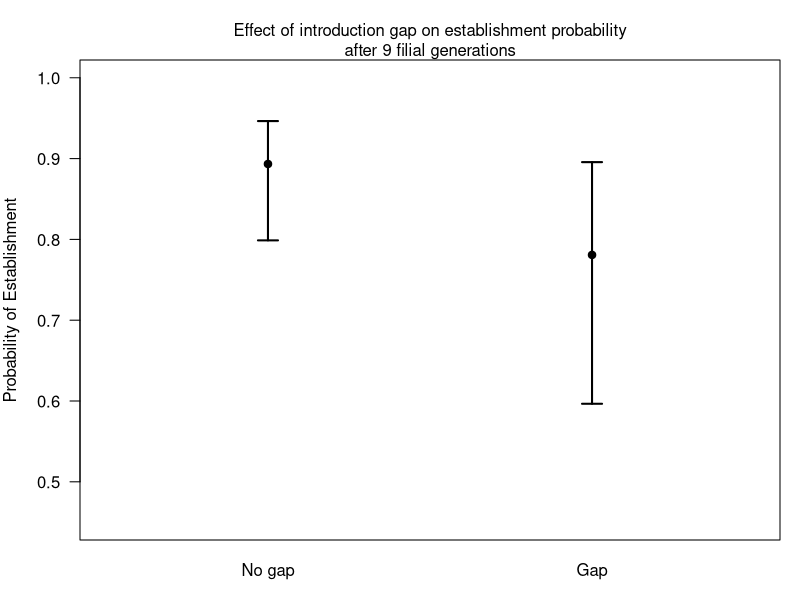

The R source for this figure: (Note: this script raises an error after producing the figure.)
#### Title: Extinction probability analysis ####
###
### Author: Michael Koontz
### Email: mikoontz@gmail.com
###
### Date Created: 20150502
### Penultimate Updated: 20160124 (Changed frame of reference from extinction to establishment)
### Last Updated: 20161120
###
#### Purpose: Use tidy extinction data to assess the probability of extinction depending on different covariates. ####
###
### There are 5 different analysis presented here. 

### The first uses generation 9 (the end of the experiment) as the fixed point where we assess whether or not a population has established.

### The second analysis uses generation 6 as the fixed point where we assess whether or not a population has established. Generation 6 is after all introductions have completed, but before we see the rapid decline in population abundance that may indicate an additional biological process is at work.

### The third analysis uses all generations after introductions are complete (5 through 9) and includes a random effect of population ID to account for the repeated measures. This analysis was halted early on due to an inability to fit the models to the data.

### The fourth analysis uses generation 5 as the fixed point where we assess whether or not a population has established. Generation 5 is the first generation after all introductions have completed for all populations.

### The fifth analysis uses a relative timepoint to measure extant/extinct. Here, we assess establishment 5 generations after the final introduction event for each introduction regime. Since the 20x1 introduction regime took 1 generation to implement (new individuals to a patch in generation P), we look at generation 5 (F5) for establishment. Since the 4x5 introduction regime took 5 generations to implement (new individuals to a patch in generations P, F1, F2, F3, F4), we look at generation 9 (F9) for establishment. This analysis preempts the counterargument that the fewer, larger introductions had more time to go extinct, thus we see they have a lower estimated establishment probability at any given absolute time point.

#### Load libraries, read data, and set it up for analysis ####
# Clear environment if necessary
# rm(list=ls())

library(lme4)
library(lsmeans)
library(multcompView)
library(tidyr)

b <- read.csv("data/clean-establishment-data.csv")
b$number <- as.factor(b$number)
b$block <- as.factor(b$block)
b$gap <- as.factor(b$gap)


##### Analysis 1: Extant/extinct assessment at generation 9 #####

#### Analysis 1: Assessing effect of the introduction gap ####

# Subset data to represent the only blocks and introduction treatments that COULD have experienced introduction gaps
gap.potential <- subset(b, subset=(block!=3)&(number%in%c(2,4)))

# We use a simple random effects structure here, because there is far less data in this subsetted dataset. Use extant assessment at generation 10 (9 full censuses after initial introduction).
m1 <- glmer(extant_5_after ~ number*environment*gap + (1 | block), data=gap.potential, family=binomial, control=glmerControl(optimizer="bobyqa"))

# Update the model fit to remove the 3-way interaction
m2 <- update(m1, formula= .~. - number:environment:gap)

anova(m1,m2) # LRT suggests model with 3-way interaction is not more likely than model with additive effect of gap. Drop 3-way interaction with gap.

m3 <- update(m2, formula= .~. -gap:environment)

anova(m2, m3) # LRT suggests model with interaction between gap and environment is not more likely than model without, so we drop the gap:environment interaction.

m4 <- update(m3, formula= .~. -gap:number)

anova(m3, m4) # LRT suggests model with interaction between gap and propagule number is not more likely than model without, so we drop the gap:number interaction.

m5 <- update(m4, formula= .~. -gap)

anova(m4, m5) # LRT suggests that the model with an additive effect of gap is NOT more likely than the model without, so we drop the effect of gap. Note this is DIFFERENT than the analysis where extant/extinct is assessed relative to when introductions finish.

#--------------------
#### Analysis 1: Plot effect (if any) of introduction gap ####
# Quick plot to show marginal effect of introduction gap (very overlapping CIs when looking at generation 9)
#--------------------
# Recall that plogis() has the effect of being an inverse logit function and qlogis() has the effect of being a logit function.

ls <- summary(lsmeans::lsmeans(m4, pairwise ~ as.factor(gap), adjust="none")$lsmeans)

cont <- lsmeans::lsmeans(m4, pairwise ~ as.factor(gap), adjust="none")$contrasts
cont.mu <- plogis(summary(cont)$estimate)
cont.SE <- c(plogis(summary(cont)$estimate - summary(cont)$SE), plogis(summary(cont)$estimate + summary(cont)$SE))
cont.SE

mu <- plogis(ls$lsmean)
CI <- rbind(plogis(ls$asymp.LCL), plogis(ls$asymp.UCL))

# pdf("Clean Plots/introduction gap effect.pdf", height=3.75, width=3.75)
par(mar=c(3,4,3,1))
plot(x=c(1,2), y=mu, ylim=c(0.45, 1), xlim=c(0.5,2.5), las=1, pch=19, xaxt="n", xlab=NA, ylab="Probability of Establishment")
axis(side=1, at=c(1,2), labels=c("No gap", "Gap"), tick=FALSE)
arrows(x0=c(1,2), y0=CI[1,], y1=CI[2,], code=3, length=0.1, angle=90, lwd=2)
# dev.off()

mtext(side=3, text="Effect of introduction gap on establishment probability\nafter 9 filial generations")

#-----------------------
# No need to trim the data to exclude those populations that experienced an introduction gap.
#-----------------------

# Subset to remove populations with an introduction gap
b.trim <- b

#-------------------
#### Analysis 1: Determining the random effects structure ####
### Test whether there are interactions between the covariates and the random effect of block
#-------------------

# The 'keep it maximal' random effects structure; Possibly too many parameters to justify this approach.
m5a <- glmer(extant_5_after ~ number*environment + (number*environment | block), data=b.trim, family=binomial, control=glmerControl(optimizer="bobyqa"))

m5b <- update(m5a, formula= .~ number*environment + (number + environment | block))

anova(m5a, m5b) # Doesn't appear to be a three way interaction bw number, environment, and block.

m5c <- update(m5b, formula= . ~ number*environment + (number | block))

anova(m5b, m5c) # No interaction between block and environment

m5d <- update(m5c, formula= . ~ number*environment + (environment | block))

anova(m5c, m5d) # No interaction between block and number

# There appear to be no interactions between block and the fixed covariates, so we use a simple random intercept structure for the random effect of temporal block.

#----------------
#### Analysis 1: Influence of fixed effects ####
#----------------

# Use LRT tests to guide interpretation, but all fixed effects will remain in the model in the end
m6 <- glmer(extant_5_after ~ number*environment + (1 | block), data=b.trim, family=binomial, control=glmerControl(optimizer="bobyqa"))

m7 <- update(m6, formula= .~. - number:environment)

anova(m6, m7) # Doesn't appear to be an interaction between propagule number and environmental stability

m8 <- update(m7, formula= .~. -environment)

anova(m7, m8) # Environment doesn't seem to affect extinction probability

m9 <- update(m8, formula= .~. -number)

anova(m8, m9) # Propagule number seems to be very important for extinction probability

# The final model which includes all fixed effects and uses the trimmed dataset without populations that experienced a gap in the introduction period
final <- m6
#### Analysis 1: Interpretation and contrasts ####

results <- lsmeans::lsmeans(final, pairwise ~ number, adjust="none")
results
posthoc <- summary(results$lsmeans)

sig_letters <- lsmeans::cld(results, Letters = letters)$.group[order(cld(results)$number)]
xvals <- 1:length(posthoc$lsmean)
min_y <- min(plogis(posthoc$asymp.LCL))

plot(x = xvals, y=plogis(posthoc$lsmean), 
     ylim=c(min_y, 1.0), 
     xlim = range(xvals) + c(-0.5, 0.5), 
     las=1, 
     pch=19, 
     xaxt="n", 
     xlab="Introduction regime", 
     ylab="Establishment probability", 
     col=cols, 
     bty="L")

# cols <- c("dodgerblue", "brown1", "gold", "green")
cols <- "black"

axis(side=1, 
     at = xvals, 
     labels = c("20x1","10x2","5x4","4x5"), 
     tick = FALSE)

arrows(x0 = xvals, 
       y0 = plogis(posthoc$asymp.LCL), 
       y1 = plogis(posthoc$asymp.UCL), 
       code = 3, 
       length = 0.1, 
       angle = 90, 
       lwd = 2,
       col = cols)

text(x = 1:4, y = 1.02, labels = sig_letters)

mtext(side=3, 
      text="Effect of propagule number on extinction probability\nafter 9 filial generations", 
      line = 2)
#### Analysis 1: Effect of temporary extinctions ####

bb <- subset(b.trim, subset=number %in% c(2,4,5))
bb$temp <- ifelse(bb$temp.extinctions > 0, yes=TRUE, no=FALSE)
bb$temp <- as.factor(bb$temp)

sum(b.trim$extinctafter9) / nrow(b.trim)
# Total extinct through 9 generations: 150/917 = 0.164
sum(b.trim$extinct5after) / nrow(b.trim)
# Total extinct 5 generations after final intro: 108/917 = 0.1178

sum(b.trim$temp.extinctions > 0) / nrow(bb)
# Temporary extinction before new introduction: 115/677 = 0.1699
sum(b.trim$temp.extinctions > 1) / nrow(bb)
# Temporarily extinct twice before new introduction: 13/677 = 0.0192
sum(b.trim$temp.extinctions > 2) / nrow(bb)
# Temporarily extinct thrice before new introduction: 1/677 = 0.00148

dim(bb)

# Proportion extant at end of experiment
aggregate(extant_5_after ~ temp + number, FUN=mean, data=bb) 
aggregate(loss ~ number, FUN=mean, data=bb)
aggregate(temp.extinctions ~ number, FUN=sum, data=bb)

tempA <- glmer(extant_5_after ~ number*environment + loss + (1 | block), data=bb, family=binomial, control=glmerControl(optimizer="bobyqa"))

tempB <- glmer(extant_5_after ~ number*environment + (1 | block), data=bb, family=binomial, control=glmerControl(optimizer="bobyqa"))

anova(tempA, tempB)
summary(tempA)

# No significant effect of temporary extinction versus not
# Significant effect of AMOUNT of loss. More genetic inputs lost meant a higher extinction probability


##### Analysis 2: Extant/extinct assessment at generation 6 #####

#### Analysis 2: Assessing effect of the introduction gap ####
# Subset data to represent the only blocks and introduction treatments that COULD have experienced introduction gaps
gap.potential <- subset(b, subset=(block!=3)&(number%in%c(2,4)))

# We use a simple random effects structure here, because there is far less data in this subsetted dataset. Use extant assessment at generation 6.
m1 <- glmer(extant6 ~ number*environment*gap + (1 | block), data=gap.potential, family=binomial, control=glmerControl(optimizer="bobyqa"))
# Model fails to converge...

# Update the model fit to remove the 3-way interaction
m2 <- update(m1, formula= .~. - number:environment:gap)
# This model is nearly unidentifiable.

anova(m1,m2) # LRT suggests model with 3-way interaction is not more likely than model with additive effect of gap. Drop 3-way interaction with gap. Also, the previous model failed to converge so really we'll "start" with the model that doesn't have the 3-way interaction

m3 <- update(m2, formula= .~. -gap:environment)

anova(m2, m3) # LRT suggests model with interaction between gap and environment is not more likely than model without, so we drop the gap:environment interaction. Also, m2 and m3 didn't fit without a Warning about degenerate Hessians.

m4 <- update(m3, formula= .~. -gap:number) # This is the first model that fits without throwing a Warning message. Let's use this as the fullest model.

anova(m3, m4) # LRT suggests model with interaction between gap and propagule number IS more likely than the model without, so we have to deal with this.

#--------------------
#### Analysis 2: Plot effect (if any) of introduction gap ####
# Quick plot to show marginal effect of introduction gap (very overlapping CIs when looking at generation 9)
#--------------------
# Recall that plogis() has the effect of being an inverse logit function and qlogis() has the effect of being a logit function.

ls <- summary(lsmeans::lsmeans(m4, pairwise ~ as.factor(gap) + number, adjust="none")$lsmeans)

cont <- lsmeans::lsmeans(m4, pairwise ~ as.factor(gap) + number, adjust="none")$contrasts
cont.mu <- plogis(summary(cont)$estimate)
cont.SE <- c(plogis(summary(cont)$estimate - summary(cont)$SE), plogis(summary(cont)$estimate + summary(cont)$SE))
cont.SE

mu <- plogis(ls$lsmean)
CI <- rbind(plogis(ls$asymp.LCL), plogis(ls$asymp.UCL))

# pdf("Clean Plots/introduction gap effect.pdf", height=3.75, width=3.75)
par(mar=c(5,4,2,1))
plot(x=1:4, y=mu, ylim=c(0.45, 1), xlim=c(0.5,4.5), las=1, pch=19, xaxt="n", xlab=NA, ylab="Probability of Establishment")
axis(side=1, at=1:4, labels=rep(c("No gap", "Gap"), times = 2), tick=FALSE)
mtext(side = 1, at = c(1.5, 3.5), text = c("10x2", "5x4"), line = 3)

arrows(x0=1:4, y0=CI[1,], y1=CI[2,], code=3, length=0.1, angle=90, lwd=2)
# dev.off()

mtext(side=3, text="Effect of introduction gap on establishment probability\nafter 6 generations")

#-----------------------
# We need to trim the data to exclude those populations that experienced an introduction gap.
#-----------------------

# Subset to remove populations with an introduction gap
b.trim <- b[b$gap == "FALSE", ]
# dim(b.trim) # 842 populations didn't experience an introduction gap.

#-------------------
#### Analysis 2: Determining the random effects structure ####
# Test whether there are interactions between the covariates and the random effect of block
#-------------------

# The 'keep it maximal' random effects structure; Possibly too many parameters to justify this approach.
m5a <- glmer(extant6 ~ number*environment + (number*environment | block), data=b.trim, family=binomial, control=glmerControl(optimizer="bobyqa"))

m5b <- update(m5a, formula= .~ number*environment + (number + environment | block)) # This is the most complicated random effects structure we can fit.

anova(m5a, m5b) # Doesn't appear to be a three way interaction bw number, environment, and block based on LRT, but we had trouble fitting the m5a model.

m5c <- update(m5b, formula= . ~ number*environment + (number | block))

anova(m5b, m5c) # No interaction between block and environment

m5d <- update(m5c, formula= . ~ number*environment + (environment | block))

anova(m5c, m5d) # No interaction between block and number

# There appear to be no interactions between block and the fixed covariates, so we use a simple random intercept structure for the random effect of temporal block.

#----------------
#### Analysis 2: Influence of fixed effects ####

# Use LRT tests to guide interpretation, but all fixed effects will remain in the model in the end
m6 <- glmer(extant6 ~ number + environment + number:environment + (1 | block), data=b.trim, family=binomial, control=glmerControl(optimizer="bobyqa"))

m7 <- update(m6, formula= .~. - number:environment)

anova(m6, m7) # Doesn't appear to be an interaction between propagule number and environmental stability

m8 <- update(m7, formula= .~. -environment)

anova(m7, m8) # Environment doesn't seem to affect extinction probability

m9 <- update(m8, formula= .~. -number)

anova(m8, m9) # Propagule number seems to be very important for extinction probability

# The final model which includes all fixed effects and uses the trimmed dataset without populations that experienced a gap in the introduction period
final <- m6
#### Analysis 2: Interpretation and contrasts ####

results <- lsmeans::lsmeans(final, pairwise ~ number, adjust="none")
results
posthoc <- summary(results$lsmeans)

sig_letters <- lsmeans::cld(results, Letters = letters)$.group[order(cld(results)$number)]
xvals <- 1:length(posthoc$lsmean)

plot(x = xvals, y=plogis(posthoc$lsmean), 
     ylim=c(0.7, 1.0), 
     xlim = range(xvals) + c(-0.5, 0.5), 
     las=1, 
     pch=19, 
     xaxt="n", 
     xlab="Introduction regime", 
     ylab="Establishment probability", 
     col=cols, 
     bty="L")

# cols <- c("dodgerblue", "brown1", "gold", "green")
cols <- "black"

axis(side=1, 
     at = xvals, 
     labels = c("20x1","10x2","5x4","4x5"), 
     tick = FALSE)

arrows(x0 = xvals, 
       y0 = plogis(posthoc$asymp.LCL), 
       y1 = plogis(posthoc$asymp.UCL), 
       code = 3, 
       length = 0.1, 
       angle = 90, 
       lwd = 2,
       col = cols)

text(x = 1:4, y = 1.02, labels = sig_letters)

mtext(side=3, 
      text="Effect of propagule number on extinction probability\nafter 6 generations", 
      line = 2)

##### Analysis 3: Extant/extinct assessment at each generation, include generation as a fixed effect, population ID as random effect #####

#### Analysis 3: Assessing effect of the introduction gap ####
bb <- subset(b, select = c("ID", "block", "number", "environment", "gap", paste0("extant", 1:9)))

# Gather the extant/extinct assessments currently in short form across columns into a 2-column pair of keys and values.
long_b <- gather(bb, key = generation, value = extant, -c(ID, block, number, environment, gap))
# Convert the gathered "generation" column to a numeric value representing which filial generation the row refers to
long_b$generation <- as.numeric(substr(long_b$generation, start = 7, stop = nchar(long_b$generation)))

# We are only interested in generations 5 through 9, which represent time points with all introductions completed
long_b <- subset(long_b, generation >= 5)

gap.potential <- subset(long_b, subset=(block!=3)&(number%in%c(2,4)))

str(gap.potential)
fm1 <- glmer(extant ~ number * environment * generation + gap + (1 | ID) + (1 | block), data = gap.potential, family = "binomial", control=glmerControl(optimizer="bobyqa"))

fm2 <- update(fm1, . ~ . - gap)
anova(fm1, fm2) # Looks like model with gap is more likely than the model without, so we'll drop those populations that experienced an introduction gap.

b_trim <- long_b[long_b$gap == "FALSE", ]
#### Analysis 3: Determining the random effects structure ####
head(b_trim)

# Even the simplest possible model that we'd be interested in won't fit using this framework. Let's abandon it in favor of fitting models for each generation that we care about.
fm1 <- glmer(extant ~ number * environment + generation + (1 | ID) + (1 | block), data = b_trim, family = "binomial", control=glmerControl(optimizer="bobyqa"))

##### Analysis 4: Extant/extinct assessment at generation 5 #####
## This analysis may not prove useful, as no populations in the 4x5 introduction regime went extinct by this time.
#### Analysis 4: Assessing effect of the introduction gap ####
# Subset data to represent the only blocks and introduction treatments that COULD have experienced introduction gaps
gap.potential <- subset(b, subset=(block!=3)&(number%in%c(2,4)))

# We use a simple random effects structure here, because there is far less data in this subsetted dataset. Use extant assessment at generation 10 (9 full censuses after initial introduction).
m1 <- glmer(extant5 ~ number*environment*gap + (1 | block), data=gap.potential, family=binomial, control=glmerControl(optimizer="bobyqa"))

# Update the model fit to remove the 3-way interaction
m2 <- update(m1, formula= .~. - number:environment:gap)

anova(m1,m2) # LRT suggests model with 3-way interaction is not more likely than model with additive effect of gap. Also, model with 3-way interaction failed to converge. Drop 3-way interaction with gap.

m3 <- update(m2, formula= .~. -gap:environment)

anova(m2, m3) # LRT suggests model with interaction between gap and environment is not more likely than model without, so we drop the gap:environment interaction.

m4 <- update(m3, formula= .~. -gap:number)

anova(m3, m4) # LRT suggests model with interaction between gap and propagule number is not more likely than model without, so we drop the gap:number interaction.

m5 <- update(m4, formula= .~. -gap)

anova(m4, m5) # LRT suggests that the model with an additive effect of gap is NOT more likely than the model without, so we drop the effect of gap.
#### Analysis 4: Plot effect (if any) of introduction gap ####
# Quick plot to show marginal effect of introduction gap (very overlapping CIs when looking at generation 9)
#--------------------
# Recall that plogis() has the effect of being an inverse logit function and qlogis() has the effect of being a logit function.

ls <- summary(lsmeans::lsmeans(m4, pairwise ~ as.factor(gap), adjust="none")$lsmeans)

cont <- lsmeans::lsmeans(m4, pairwise ~ as.factor(gap), adjust="none")$contrasts
cont.mu <- plogis(summary(cont)$estimate)
cont.SE <- c(plogis(summary(cont)$estimate - summary(cont)$SE), plogis(summary(cont)$estimate + summary(cont)$SE))
cont.SE

mu <- plogis(ls$lsmean)
CI <- rbind(plogis(ls$asymp.LCL), plogis(ls$asymp.UCL))

# pdf("Clean Plots/introduction gap effect.pdf", height=3.75, width=3.75)
par(mar=c(5,4,2,1))
plot(x=1:2, y=mu, ylim=c(0.45, 1), xlim=c(0.5,2.5), las=1, pch=19, xaxt="n", xlab=NA, ylab="Probability of Establishment")
axis(side=1, at=1:4, labels=rep(c("No gap", "Gap"), times = 2), tick=FALSE)

arrows(x0=1:4, y0=CI[1,], y1=CI[2,], code=3, length=0.1, angle=90, lwd=2)
# dev.off()

mtext(side=3, text="Effect of introduction gap on establishment probability\nafter 5 generations")

#-----------------------
# No need to trim the data to exclude those populations that experienced an introduction gap.
#-----------------------

# Subset to remove populations with an introduction gap
b.trim <- b
#### Analysis 4: Determining the random effects structure ####
# Test whether there are interactions between the covariates and the random effect of block
#-------------------

# The 'keep it maximal' random effects structure; Possibly too many parameters to justify this approach.
m5a <- glmer(extant5 ~ number*environment + (number*environment | block), data=b.trim, family=binomial, control=glmerControl(optimizer="bobyqa")) # This model doesn't converge

m5b <- update(m5a, formula= .~ number*environment + (number + environment | block)) # This model doesn't converge

anova(m5a, m5b) # Doesn't appear to be a three way interaction bw number, environment, and block based on LRT, but we had trouble fitting the m5a model.

m5c <- update(m5b, formula= . ~ number*environment + (number | block)) # This model doesn't converge

anova(m5b, m5c) # No interaction between block and environment

m5d <- update(m5c, formula= . ~ number*environment + (environment | block)) # This is the most complicated random effects structure whose model converges

anova(m5c, m5d) # No interaction between block and number
# There appear to be no interactions between block and the fixed covariates, so we use a simple random intercept structure for the random effect of temporal block.
# m6 <- update(m5d, formula = . ~ number * environment + (1 | block))
#### Analysis 4: Influence of fixed effects ####
# Use LRT tests to guide interpretation, but all fixed effects will remain in the model in the end
m6 <- glmer(extant5 ~ number + environment + number:environment + (1 | block), data=b.trim, family=binomial, control=glmerControl(optimizer="bobyqa")) # Model fails to converge. Problem is that the 4x5 introduction regime has NO extinctions yet at generation 5

m7 <- update(m6, formula= .~. - number:environment) # Model fails to converge

anova(m6, m7) # Doesn't appear to be an interaction between propagule number and environmental stability

m8 <- update(m7, formula= .~. -environment) # This model does converge

anova(m7, m8) # Environment doesn't seem to affect extinction probability

m9 <- update(m8, formula= .~. -number) # This model also converges

anova(m8, m9) # Propagule number seems to be very important for extinction probability

# The final model which includes all fixed effects and uses the trimmed dataset without populations that experienced a gap in the introduction period. Note though that this model didn't converge.

final <- m6
#### Analysis 4: Interpretation and contrasts ####

results <- lsmeans::lsmeans(final, pairwise ~ number, adjust="none")
results
posthoc <- summary(results$lsmeans)

sig_letters <- lsmeans::cld(results, Letters = letters)$.group[order(cld(results)$number)]
xvals <- 1:length(posthoc$lsmean)
min_y <- min(plogis(posthoc$asymp.LCL))

plot(x = xvals, y=plogis(posthoc$lsmean), 
     ylim=c(min_y, 1.0), 
     xlim = range(xvals) + c(-0.5, 0.5), 
     las=1, 
     pch=19, 
     xaxt="n", 
     xlab="Introduction regime", 
     ylab="Establishment probability", 
     col=cols, 
     bty="L")

# cols <- c("dodgerblue", "brown1", "gold", "green")
cols <- "black"

axis(side=1, 
     at = xvals, 
     labels = c("20x1","10x2","5x4","4x5"), 
     tick = FALSE)

arrows(x0 = xvals, 
       y0 = plogis(posthoc$asymp.LCL), 
       y1 = plogis(posthoc$asymp.UCL), 
       code = 3, 
       length = 0.1, 
       angle = 90, 
       lwd = 2,
       col = cols)

text(x = 1:4, y = 1.02, labels = sig_letters)

mtext(side=3, 
      text="Effect of propagule number on extinction probability\nafter 5 filial generations", 
      line = 2)

##### Analysis 5: Extant/extinct assessment 5 generations after final introduction event #####

#### Analysis 5: Assessing effect of the introduction gap ####

# Subset data to represent the only blocks and introduction treatments that COULD have experienced introduction gaps
gap.potential <- subset(b, subset=(block!=3)&(number%in%c(2,4)))

# We use a simple random effects structure here, because there is far less data in this subsetted dataset. Use extant assessment at generation 10 (9 full censuses after initial introduction).

m1 <- glmer(extant_5_after ~ number*environment*gap + (1 | block), data=gap.potential, family=binomial, control=glmerControl(optimizer="bobyqa"))

# Update the model fit to remove the 3-way interaction
m2 <- update(m1, formula= .~. - number:environment:gap)

anova(m1,m2) # LRT suggests model with 3-way interaction is not more likely than model with additive effect of gap. Drop 3-way interaction with gap.

m3 <- update(m2, formula= .~. -gap:environment)

anova(m2, m3) # LRT suggests model with interaction between gap and environment is not more likely than model without, so we drop the gap:environment interaction.

m4 <- update(m3, formula= .~. -gap:number)

anova(m3, m4) # LRT suggests model with interaction between gap and propagule number is not more likely than model without, so we drop the gap:number interaction.

m5 <- update(m4, formula= .~. -gap)

anova(m4, m5) # LRT suggests that the model with an additive effect of gap IS more likely than model without, so we deal with this by removing populations that experienced an introduction gap.

#--------------------
#### Analysis 5: Plot effect (if any) of introduction gap ####
# Quick plot to show marginal effect of introduction gap (very overlapping CIs when looking at generation 9)
#--------------------
# Recall that plogis() has the effect of being an inverse logit function and qlogis() has the effect of being a logit function.

ls <- summary(lsmeans::lsmeans(m4, pairwise ~ as.factor(gap), adjust="none")$lsmeans)

cont <- lsmeans::lsmeans(m4, pairwise ~ as.factor(gap), adjust="none")$contrasts
cont.mu <- plogis(summary(cont)$estimate)
cont.SE <- c(plogis(summary(cont)$estimate - summary(cont)$SE), plogis(summary(cont)$estimate + summary(cont)$SE))
cont.SE

mu <- plogis(ls$lsmean)
CI <- rbind(plogis(ls$asymp.LCL), plogis(ls$asymp.UCL))

# pdf("Clean Plots/introduction gap effect.pdf", height=3.75, width=3.75)
par(mar=c(3,4,3,1))
plot(x=c(1,2), y=mu, ylim=c(0.45, 1), xlim=c(0.5,2.5), las=1, pch=19, xaxt="n", xlab=NA, ylab="Probability of Establishment")
axis(side=1, at=c(1,2), labels=c("No gap", "Gap"), tick=FALSE)
arrows(x0=c(1,2), y0=CI[1,], y1=CI[2,], code=3, length=0.1, angle=90, lwd=2)
# dev.off()

mtext(side=3, text="Effect of introduction gap on establishment probability\n5 generations after the final introductione event")

### Introduction gap significantly decreases the probability of establishment.

#-----------------------
# We need to trim the data to exclude those populations that experienced an introduction gap.
#-----------------------

# Subset to remove populations with an introduction gap
b.trim <- b[b$gap == "FALSE", ]

#-------------------
#### Analysis 5: Determining the random effects structure ####
### Test whether there are interactions between the covariates and the random effect of block
#-------------------

# The 'keep it maximal' random effects structure; Possibly too many parameters to justify this approach.
m5a <- glmer(extant_5_after ~ number*environment + (number*environment | block), data=b.trim, family=binomial, control=glmerControl(optimizer="bobyqa")) # as we might expect, the model doesn't fit.

m5b <- update(m5a, formula= .~ number*environment + (number + environment | block)) # This one does converge and has the most complex random effects structure we could use.

anova(m5a, m5b) # Doesn't appear to be a three way interaction bw number, environment, and block.

m5c <- update(m5b, formula= . ~ number*environment + (number | block))

anova(m5b, m5c) # No interaction between block and environment

m5d <- update(m5c, formula= . ~ number*environment + (environment | block))

anova(m5c, m5d) # No interaction between block and number

# There appear to be no interactions between block and the fixed covariates, so we use a simple random intercept structure for the random effect of temporal block.
#----------------
#### Analysis 5: Influence of fixed effects ####
#----------------

# Use LRT tests to guide interpretation, but all fixed effects will remain in the model in the end
m6 <- glmer(extant_5_after ~ number*environment + (1 | block), data=b.trim, family=binomial, control=glmerControl(optimizer="bobyqa"))

m7 <- update(m6, formula= .~. - number:environment)

anova(m6, m7) # Doesn't appear to be an interaction between propagule number and environmental stability

m8 <- update(m7, formula= .~. -environment)

anova(m7, m8) # Environment doesn't seem to affect extinction probability

m9 <- update(m8, formula= .~. -number)

anova(m8, m9) # Propagule number seems to be very important for extinction probability

# The final model which includes all fixed effects and uses the trimmed dataset without populations that experienced a gap in the introduction period
final <- m6
#### Analysis 5: Interpretation and contrasts ####

results <- lsmeans::lsmeans(final, pairwise ~ number, adjust="none")
results
posthoc <- summary(results$lsmeans)

sig_letters <- lsmeans::cld(results, Letters = letters)$.group[order(cld(results)$number)]
xvals <- 1:length(posthoc$lsmean)
min_y <- min(plogis(posthoc$asymp.LCL))

plot(x = xvals, y=plogis(posthoc$lsmean), 
     ylim=c(min_y, 1.0), 
     xlim = range(xvals) + c(-0.5, 0.5), 
     las=1, 
     pch=19, 
     xaxt="n", 
     xlab="Introduction regime", 
     ylab="Establishment probability", 
     col=cols, 
     bty="L")

# cols <- c("dodgerblue", "brown1", "gold", "green")
cols <- "black"

axis(side=1, 
     at = xvals, 
     labels = c("20x1","10x2","5x4","4x5"), 
     tick = FALSE)

arrows(x0 = xvals, 
       y0 = plogis(posthoc$asymp.LCL), 
       y1 = plogis(posthoc$asymp.UCL), 
       code = 3, 
       length = 0.1, 
       angle = 90, 
       lwd = 2,
       col = cols)

text(x = 1:4, y = 1.02, labels = sig_letters)

mtext(side=3, 
      text="Effect of propagule number on extinction probability\nafter 9 filial generations", 
      line = 2)
#### Analysis 5: Effect of temporary extinctions ####

bb <- subset(b.trim, subset=number %in% c(2,4,5))
bb$temp <- ifelse(bb$temp.extinctions > 0, yes=TRUE, no=FALSE)
bb$temp <- as.factor(bb$temp)

# Note for all summaries of 5 generations after last intro event, the gap populations have been removed from the dataset
(nrow(b.trim) - sum(b.trim$extant9) ) / nrow(b.trim)
# Total extinct through 9 generations: 130/842 = 0.154 
(nrow(b.trim) - sum(b.trim$extant_5_after)) / nrow(b.trim)
# Total extinct 5 generations after final intro: 90/842 = 0.107

sum(b.trim$temp.extinctions > 0) / nrow(bb)
# Temporary extinction before new introduction: 104/602 = 0.1699
sum(b.trim$temp.extinctions > 1) / nrow(bb)
# Temporarily extinct twice before new introduction: 12/602 = 0.0199
sum(b.trim$temp.extinctions > 2) / nrow(bb)
# Temporarily extinct thrice before new introduction: 1/602 = 0.00148

dim(bb)

# Proportion extant at end of experiment
aggregate(extant_5_after ~ temp + number, FUN=mean, data=bb) 
aggregate(loss ~ number, FUN=mean, data=bb)
aggregate(temp.extinctions ~ number, FUN=sum, data=bb)

tempA <- glmer(extant_5_after ~ number*environment + temp + (1 | block), data=bb, family=binomial, control=glmerControl(optimizer="bobyqa"))

reducedModel <- glmer(extant_5_after ~ number*environment + (1 | block), data=bb, family=binomial, control=glmerControl(optimizer="bobyqa"))

anova(tempA, reducedModel)
# No significant effect of temporary extinction versus not

lossA <- glmer(extant_5_after ~ number*environment + loss + (1 | block), data=bb, family=binomial, control=glmerControl(optimizer="bobyqa"))

anova(lossA, reducedModel)
# No significant effect of AMOUNT of loss. Check this against the amount of loss at different time points (up to generation 6, for instance)


#### Plots with simulation results ####
# simResults <- read.csv("Clean-Analyses/simulations/establishment_abundance_table_5_50.csv")
# 
# extant <- simResults[, 1]
# 
# pdf("/Users/mikoontz/Documents/Research/Tribolium/Demography/Clean-Plots/modeled-establishment-probability-with-simulations-dot-whisker.pdf", height=3.75, width=3.75)
# 
# par(mar=c(3,4,2,1), xpd=NA, oma=c(2,0,0,0))
# plot(x=1:4, y=plogis(posthoc$lsmean), ylim=c(0.7, 1.0), xlim=c(0.5,4.5), las=1, pch=19, xaxt="n", xlab=NA, ylab="Establishment probability", col=cols, bty="L")
# axis(side=1, at=1:4, labels=c("20x1", "10x2", "5x4", "4x5"), tick=FALSE)
# arrows(x0=1:4, y0=plogis(posthoc$asymp.LCL), y1=plogis(posthoc$asymp.UCL), code=3, length=0.05, angle=90, lwd=2, col=cols)
# text(x=1:4, y=plogis(posthoc$asymp.UCL)+0.02, labels=c("a", "b", "c", "c"), cex=0.5)
# 
# segments(x0=(1:4)-0.3, x1=(1:4)+0.3, y0=extant, lwd=4)
# mtext(side=1, text="Introduction regime", line=3)
# 
# dev.off()
